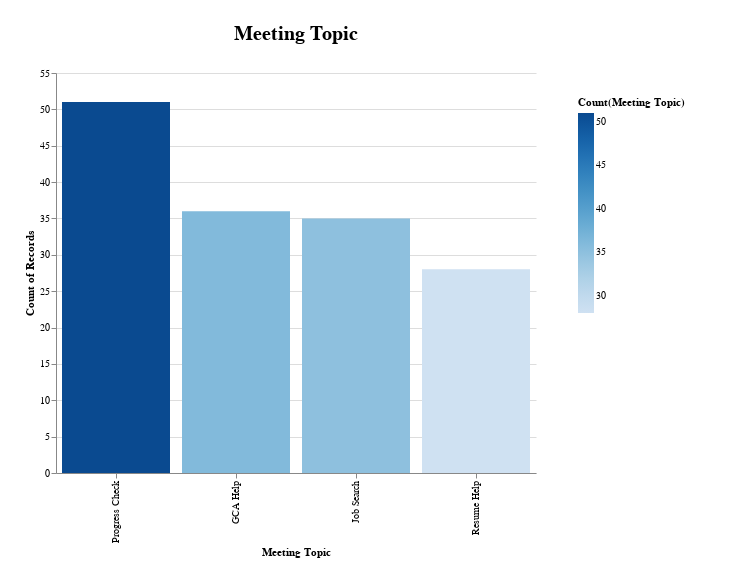

Notebook code for this chart:
### Code cell
bar_chart(meetings_df, 'meeting_topic','count(meeting_topic)')

### Figure 1 — Vega-Lite specification as saved in the notebook (floating-point values rounded to 4 significant figures; data arrays with more than 128 entries replaced by an {"elided": "..."} marker saying what was removed)
{"config": {"view": {"continuousWidth": 400, "continuousHeight": 300, "stroke": "#FFF"}, "legend": {"padding": 24}, "title": {"fontSize": 20, "offset": 24}}, "data": {"name": "data-797b31700ba762d0bca81f80db32d277"}, "mark": "bar", "encoding": {"color": {"aggregate": "count", "field": "meeting_topic", "title": "Count(Meeting Topic)", "type": "nominal"}, "tooltip": [{"aggregate": "count", "field": "meeting_topic", "type": "nominal"}, {"field": "meeting_topic", "type": "nominal"}, {"aggregate": "count", "field": "meeting_topic", "type": "nominal"}], "x": {"field": "meeting_topic", "sort": "-y", "title": "Meeting Topic", "type": "nominal"}, "y": {"aggregate": "count", "field": "meeting_topic", "type": "nominal"}}, "height": 400, "padding": 24, "title": "Meeting Topic", "width": 480, "$schema": "https://vega.github.io/schema/vega-lite/v4.17.0.json", "datasets": {"data-797b31700ba762d0bca81f80db32d277": {"elided": "150 records"}}}
